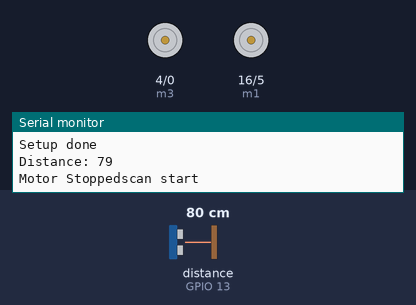
The sketch below on a simulated ESP8266 (NodeMCU). Parts: motor-driver pin pairs drawn as motors (green arrow = first pin HIGH = forward, orange = second pin HIGH = backward, longer = more drive), the last lines printed to the serial monitor. Wiring (inferred from the names in the program): ultrasonic range finder: trigger GPIO 12; echo GPIO 13. The test bench sets the inputs (shaded band); at power-on: distance to the obstacle (sensor on GPIO 13) 80 cm. The echo pulse lasts 58.3 µs per cm; WiFi joins after 1.5 s; servers stay silent unless stated; a WiFi scan finds three made-up networks; uploads are accepted with an empty reply; the Firebase database answers and starts empty.

Above: at 2.8 s.
2.9 s: distance to the obstacle (sensor on GPIO 13) set to 8 cm
14.9 s: distance to the obstacle (sensor on GPIO 13) set to 5 cm
At 27.0 s:
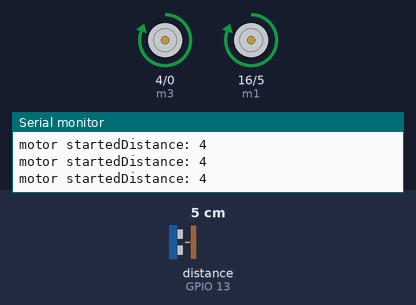
27.3 s: distance to the obstacle (sensor on GPIO 13) set to 9 cm
At 28.7 s:
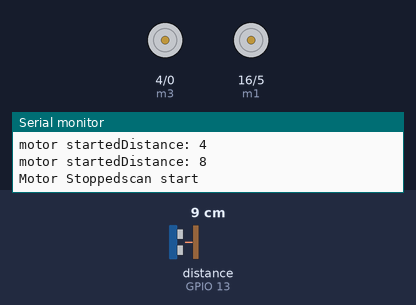
Timing chart, 0 to 30.3 s (numbered marks = the images above; inputs shaded):
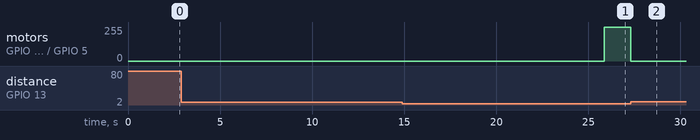

The sketch:

source.ino
```cpp
// (licence header left out)
// FirebaseDemo_ESP8266 is a sample that demo the different functions
// of the FirebaseArduino API.

#include <ESP8266WiFi.h>
#include<SoftwareSerial.h>
#include <FirebaseArduino.h>
#include <ESP8266HTTPClient.h>
#include <ArduinoJson.h>
#include "ESP8266WiFi.h"
static const uint8_t trigPin=12;
static const uint8_t echoPin=13;
static const uint8_t trigPin1=2;
static const uint8_t echoPin1=14;
static const uint8_t m1=16;
static const uint8_t m2=5;
static const uint8_t m3=4;
static const uint8_t m4=0;
long duration;
int dist;

char myssid[] = "Ronaldo";          // your network SSID (name)
char mypass[] = "";          // your network password

//Credentials for Google GeoLocation API...
const char* Host = "www.googleapis.com";
String thisPage = "/geolocation/v1/geolocate?key=";
String key = "AIzaSyAaWvXN7mlpkfVkJjhjCCOeI94_YrHaINg";

int status = WL_IDLE_STATUS;
String jsonString = "{\n";

float latitude    = 0.0;
float longitude   = 0.0;

int more_text = 0; // set to 1 for more debug output

// Set these to run example.
#define FIREBASE_HOST "fir-ab762.firebaseio.com"
#define FIREBASE_AUTH "ourNCkEROWID65hprLSpmZZm83WAGzGy3gjTU0o3"
#define WIFI_SSID "Ronaldo"
#define WIFI_PASSWORD ""

void setup() {
  pinMode(trigPin, OUTPUT); // Sets the trigPin as an Output
  pinMode(echoPin, INPUT); // Sets the echoPin as an Input
  pinMode(m1, OUTPUT);
  pinMode(m2, OUTPUT);
  pinMode(m3, OUTPUT);
  pinMode(m4, OUTPUT);
  Serial.begin(115200);
  // connect to wifi.
  WiFi.begin(WIFI_SSID, WIFI_PASSWORD);
  Serial.print("connecting");
  while (WiFi.status() != WL_CONNECTED) {
    Serial.print(".");
    delay(500);
  }
  Serial.println();
  Serial.print("connected: ");
  Serial.println(WiFi.localIP());

  Firebase.begin(FIREBASE_HOST, FIREBASE_AUTH);
  Serial.println("Start");
  // Set WiFi to station mode and disconnect from an AP if it was previously connected
  WiFi.mode(WIFI_STA);
 // WiFi.disconnect();
  delay(100);
  Serial.println("Setup done");
}

int n = 0;

void loop() {
  // set value

digitalWrite(trigPin, LOW);
delayMicroseconds(2);
// Sets the trigPin on HIGH state for 10 micro seconds
digitalWrite(trigPin, HIGH);
delayMicroseconds(10);
digitalWrite(trigPin, LOW);
// Reads the echoPin, returns the sound wave travel time in microseconds
duration = pulseIn(echoPin, HIGH);
// Calculating the distance
dist= duration*0.034/2;
// Prints the distance on the Serial Monitor
Serial.print("Distance: ");
Serial.println(dist);
if(dist>5){
  digitalWrite(m1,LOW);
  digitalWrite(m2,LOW);
  digitalWrite(m3,LOW);
  digitalWrite(m4,LOW);
  Serial.print("Motor Stopped");
char bssid[6];
  DynamicJsonBuffer jsonBuffer;
  Serial.println("scan start");
  // WiFi.scanNetworks will return the number of networks found
  int n = WiFi.scanNetworks();
  Serial.println("scan done");
  if (n == 0)
    Serial.println("no networks found");
  else
  {
    Serial.print(n);
    Serial.println(" networks found...");

  if(more_text){
    // Print out the formatted json...
    Serial.println("{");
    Serial.println("\"homeMobileCountryCode\": 234,");  // this is a real UK MCC
    Serial.println("\"homeMobileNetworkCode\": 27,");   // and a real UK MNC
    Serial.println("\"radioType\": \"gsm\",");          // for gsm
    Serial.println("\"carrier\": \"Vodafone\",");       // associated with Vodafone
    //Serial.println("\"cellTowers\": [");                // I'm not reporting any cell towers
    //Serial.println("],");
    Serial.println("\"wifiAccessPoints\": [");
    for (int i = 0; i < n; ++i)
    {
      Serial.println("{");
      Serial.print("\"macAddress\" : \"");
      Serial.print(WiFi.BSSIDstr(i));
      Serial.println("\",");
      Serial.print("\"signalStrength\": ");
      Serial.println(WiFi.RSSI(i));
      if(i<n-1)
      {
      Serial.println("},");
      }
      else
      {
      Serial.println("}");
      }
    }
    Serial.println("]");
    Serial.println("}");
  }
    Serial.println(" ");
  }
 // now build the jsonString...
  jsonString="{\n";
jsonString +="\"homeMobileCountryCode\": 234,\n";  // this is a real UK MCC
jsonString +="\"homeMobileNetworkCode\": 27,\n";   // and a real UK MNC
jsonString +="\"radioType\": \"gsm\",\n";          // for gsm
jsonString +="\"carrier\": \"Vodafone\",\n";       // associated with Vodafone
jsonString +="\"wifiAccessPoints\": [\n";
    for (int j = 0; j < n; ++j)
    {
      jsonString +="{\n";
      jsonString +="\"macAddress\" : \"";
      jsonString +=(WiFi.BSSIDstr(j));
      jsonString +="\",\n";
      jsonString +="\"signalStrength\": ";
      jsonString +=WiFi.RSSI(j);
      jsonString +="\n";
      if(j<n-1)
      {
      jsonString +="},\n";
      }
      else
      {
      jsonString +="}\n";
      }
    }
    jsonString +=("]\n");
    jsonString +=("}\n");
//--------------------------------------------------------------------

 Serial.println("");

 WiFiClientSecure client;
  // We start by connecting to a WiFi network
  Serial.print("Connecting to ");
  Serial.println(myssid);
  WiFi.begin(myssid, mypass);

  while (WiFi.status() != WL_CONNECTED) {
    delay(500);
    Serial.print(".");
  }
    Serial.println(".");

  //Connect to the client and make the api call
  Serial.print("Requesting URL: ");
  Serial.println("https://" + (String)Host + thisPage + "AIzaSyAaWvXN7mlpkfVkJjhjCCOeI94_YrHaINg");
  Serial.println(" ");
  if (client.connect(Host, 443)) {
    Serial.println("Connected");
    client.println("POST " + thisPage + key + " HTTP/1.1");
    client.println("Host: "+ (String)Host);
    client.println("Connection: close");
    client.println("Content-Type: application/json");
    client.println("User-Agent: Arduino/1.0");
    client.print("Content-Length: ");
    client.println(jsonString.length());
    client.println();
    client.print(jsonString);
   delay(500);
  }

  //Read and parse all the lines of the reply from server
  while (client.available()) {
    String line = client.readStringUntil('\r');
    if(more_text){
      Serial.print(line);
    }
    JsonObject& root = jsonBuffer.parseObject(line);
    if(root.success()){
    latitude    = root["location"]["lat"];
    longitude   = root["location"]["lng"];
    }
  }


  Serial.println("closing connection");
  Serial.println();
  client.stop();

  Serial.print("Latitude = ");
  Serial.println(latitude,6);
  Serial.print("Longitude = ");
  Serial.println(longitude,6);

  // Wait for ever...


  Firebase.setFloat("latitude", latitude);
  // handle error
  if (Firebase.failed()) {
      Serial.print("setting /number failed:");
      Serial.println(Firebase.error());
      return;
  }
  delay(1000);

  // update value
  Firebase.setFloat("longitude", longitude);
  // handle error
  if (Firebase.failed()) {
      Serial.print("setting /number failed:");
      Serial.println(Firebase.error());
      return;
  }
  delay(1000);

  // get value
  Serial.print("longitude: ");
  Serial.println(Firebase.getFloat("longitude"));
  delay(1000);
   Serial.print("latitude: ");
  Serial.println(Firebase.getFloat("latitude"));
  delay(1000);

  // remove value
  Firebase.remove("longitude");
  Firebase.remove("latitude");
  delay(1000);

  // set string value
  Firebase.setString("message", "hello world");
  // handle error
  if (Firebase.failed()) {
      Serial.print("setting /message failed:");
      Serial.println(Firebase.error());
      return;
  }
  delay(1000);

  // set bool value
  Firebase.setBool("truth", false);
  // handle error
  if (Firebase.failed()) {
      Serial.print("setting /truth failed:");
      Serial.println(Firebase.error());
      return;
  }
  delay(1000);

  // append a new value to /logs
  String name = Firebase.pushInt("logs", n++);
  // handle error
  if (Firebase.failed()) {
      Serial.print("pushing /logs failed:");
      Serial.println(Firebase.error());
      return;
  }
  Serial.print("pushed: /logs/");
  Serial.println(name);
  //delay(1000);
}
else{
  digitalWrite(m1,HIGH);
  digitalWrite(m2,LOW);
  digitalWrite(m3,HIGH);
  digitalWrite(m4,LOW);
  Serial.print("motor started");
  }
}
```

Measured:
- the behaviour switches between 7 and 6 cm on distance to the obstacle (sensor on GPIO 13) (found by bisection; images 0 and 1)
- after the input at 14.9 s, motor on GPIO 4 (m3) / GPIO 0 (m4), motor on GPIO 16 (m1) / GPIO 5 (m2): stopped → forward 255/255 after 11.0 s
- after the input at 27.3 s, motor on GPIO 4 (m3) / GPIO 0 (m4), motor on GPIO 16 (m1) / GPIO 5 (m2): forward 255/255 → stopped at once
